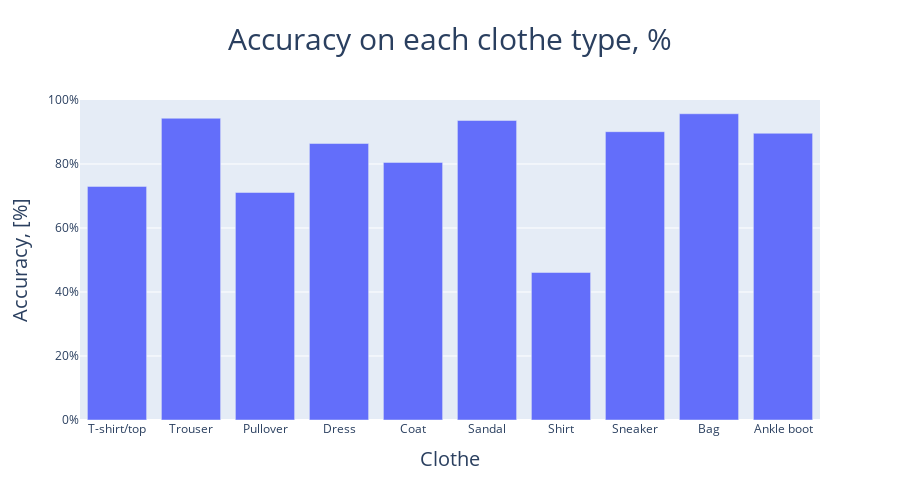

The notebook cell this image was saved under:
### Code cell
show_bar(list(labels.values()), accuracies, 'Accuracy on each clothe type, %', 'Clothe', 'Accuracy, [%]')

### Figure 1 — Plotly figure (JSON) as saved in the notebook; plotly's stock layout.template omitted (floating-point values rounded to 4 significant figures)
{"data": [{"type": "bar", "x": ["T-shirt/top", "Trouser", "Pullover", "Dress", "Coat", "Sandal", "Shirt", "Sneaker", "Bag", "Ankle boot"], "y": [73, 94.3, 71.1, 86.4, 80.5, 93.6, 46.1, 90.1, 95.7, 89.6]}], "layout": {"height": 500, "title": {"font": {"size": 30}, "text": "Accuracy on each clothe type, %", "x": 0.5}, "xaxis": {"nticks": 11, "title": {"font": {"size": 20}, "text": "Clothe"}}, "yaxis": {"range": [0, 100], "ticksuffix": "%", "title": {"font": {"size": 20}, "text": "Accuracy, [%]"}}}}
